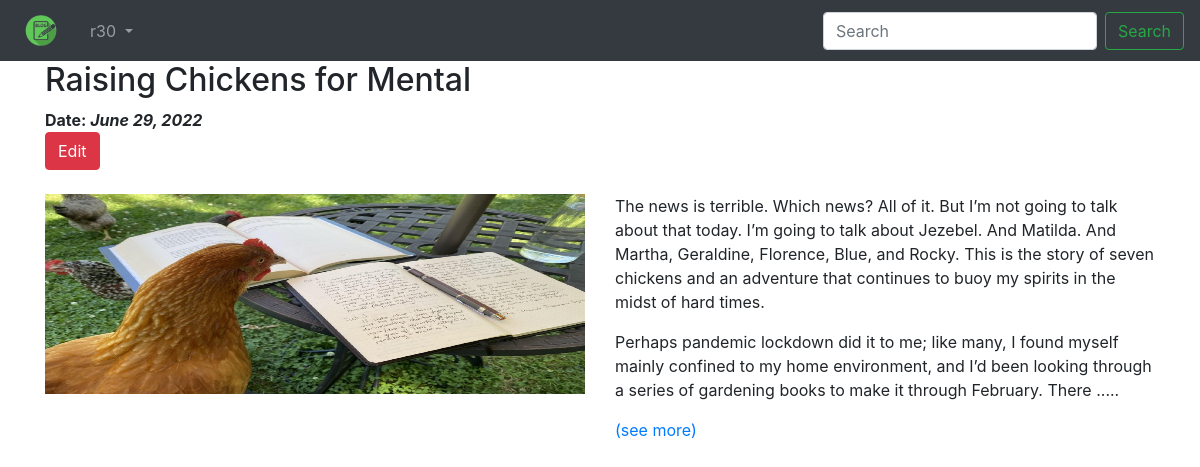
The page /blog/my-blog/ (signed in) on the database its author committed.
### App_Blog/models.py (models this page shows, shortened)
class Blog(models.Model):
    user = models.ForeignKey(User, related_name='blog_user', on_delete=models.CASCADE)
    blog_title = models.CharField(max_length=100,verbose_name='Title')
    slug = models.SlugField(max_length=100,unique=True)
    blog_content = models.TextField(verbose_name='What is your mind?')
    publish_date = models.DateField(auto_now_add=True)
    update_date = models.DateField(auto_now=True)
    blog_image = models.ImageField(upload_to='blog_images', verbose_name='Image')
    class Meta:
        ordering = ('-publish_date',)

### App_Blog/views.py (the view)
# urls.py: path('my-blog/', views.MyBlog.as_view(), name='my_blog'),
class MyBlog(LoginRequiredMixin,ListView):
    model = Blog
    template_name = 'App_Blog/my_blog.html'

### App_Blog/templatetags/custom_filters.py (called while the page is built)
def short_content(value):
    return value[:500] + ' .....'

### templates/App_Blog/my_blog.html (shortened to what this page needs)
{% extends 'base.html' %}
{% load custom_filters %}
{% block body_block %}
{% for blog in user.blog_user.all %}
<h2>{{ blog.blog_title }}</h2>
<strong>Date: <i>{{ blog.publish_date }}</i></strong>
<br>
<a href={% url 'App_Blog:update_blog' blog.slug %} class="btn btn-danger btn-md">Edit</a>
<br>
<br>
<div class="row">
<div class="col-sm-6">
<img src="/media/{{blog.blog_image}}" alt="{{blog.blog_title}}" style="width: 100%; height: 200px">
</div>
<div class="col-sm-6">
{{ blog.blog_content|short_content|linebreaks }} <a href={% url 'App_Blog:blog_detail' blog.slug %}>(see more)</a>
</div>
</div>
{% endfor %}
{% endblock %}

### templates/base.html (shortened to what this page needs)
<!doctype html>
<html lang="en">
  <head>
    <link rel="stylesheet" href="https://cdn.jsdelivr.net/npm/bootstrap@4.0.0/dist/css/bootstrap.min.css">
  </head>
  <body>
    <nav class="navbar navbar-expand-lg navbar-dark bg-dark">
      <a class="navbar-brand" href={% url 'index' %}><img src="/media/blog.png" alt="img" class="img-responsive" width="50px"></a>
      <div class="collapse navbar-collapse" id="navbarSupportedContent">
        <ul class="navbar-nav mr-auto">
          {% if user.is_authenticated %}
          <li class="nav-item dropdown">
            <a class="nav-link dropdown-toggle" href="#" id="navbarDropdown" role="button" data-toggle="dropdown" aria-haspopup="true" aria-expanded="false">
              {{ user.username }}
            </a>
          </li>
          {% endif %}
        </ul>
        <form class="form-inline my-2 my-lg-0">
          <input class="form-control mr-sm-2" type="search" placeholder="Search" aria-label="Search">
          <button class="btn btn-outline-success my-2 my-sm-0" type="submit">Search</button>
        </form>
      </div>
    </nav>
    <div class="container">
        {% block body_block %}
        {% endblock %}
    </div>
  </body>
</html>

### rows shown on the page
Blog: blog_title "Raising Chickens for Mental", publish_date "June 29, 2022", blog_image (picture), blog_content|short_content "The news is terrible. Which news? All of it. But I’m not going to talk about that today. I’m going to talk about Jezebel. And Matilda. And Martha, Geraldine, Florence, Blue, and Rocky. This is the story of seven chickens and an adventure that continues to buoy my spirits in the midst of hard times. Perhaps pandemic lockdown did it to me; like many, I found myself mainly confined to my home environment, and I’d been looking through a series of gardening books to make it through February. There ....."

### other values the page prints
{{ user.username }} "r30"
